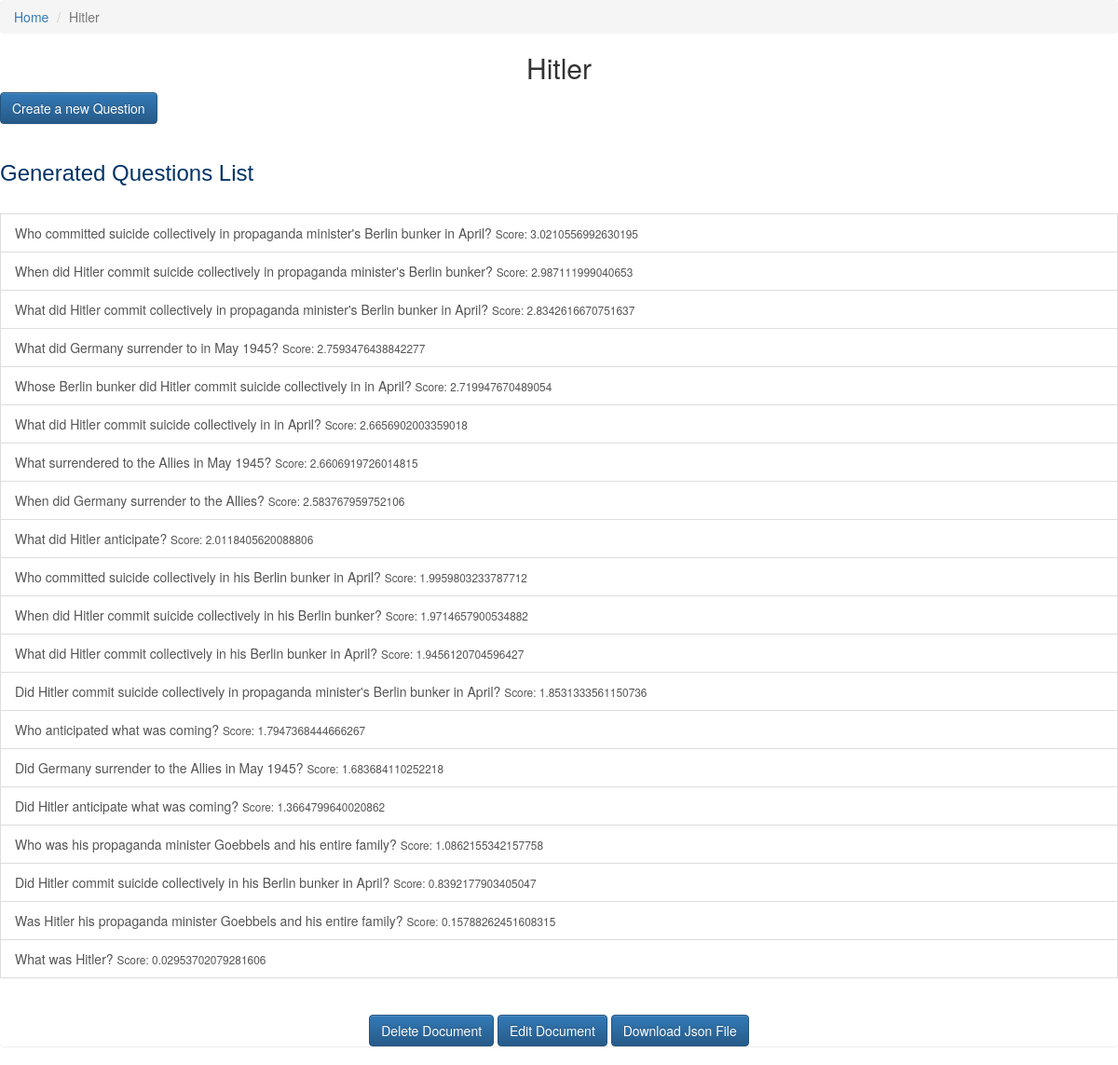
/hitler/, run on the app's committed database.
### documents/models.py (models this page shows, shortened)
class Document(models.Model):
    title = models.CharField(max_length=120, blank=False)
    timestamp = models.DateField(auto_now=False, auto_now_add=True)
    updated = models.DateField(auto_now=True, auto_now_add=False)
    slug = models.SlugField(unique=True, blank=True)
    doc_text = models.TextField(null=True, blank=False)
    unprocessed_doc = models.FileField(upload_to=upload_location_unprocessed_file, null=True, blank=False)
    processed_doc = models.FileField(null=True, blank=True)
    generated_questions_doc = models.FileField(null=True, blank=True)
    json_doc = models.FileField(null=True, blank=True)
    docs_extensions = (
                        (".srt", "Closed Caption File"),
                        (".txt", "Text File"),
    )
    file_extension = models.CharField(max_length=10, null=False, blank=False, choices=docs_extensions, default=".txt")
    def get_absolute_url(self):
        return reverse("docs:doc_detail", kwargs={ "slug" : self.slug })

class Question(models.Model):
    question = models.CharField(max_length=120, blank=False)
    sentence = models.CharField(null=True, max_length=120, blank=False)
    score = models.FloatField(default=3.5)
    acceptable = models.BooleanField(default=False)
    correct_answer = models.CharField(default="Yes", max_length=30, blank=False)
    option1 = models.CharField(max_length=30)
    option2 = models.CharField(max_length=30)
    option3 = models.CharField(max_length=30)
    timestamp = models.DateField(auto_now=False, auto_now_add=True)
    updated = models.DateField(auto_now=True, auto_now_add=False)
    slug = models.SlugField(unique=True)
    document = models.ForeignKey("Document", on_delete=models.CASCADE, null=True)
    edited = models.BooleanField(default=False)
    medium_choices = (("Automated", "Automated"),("Manually", "Manually"))
    generation_medium = models.CharField(max_length=30, choices=medium_choices, default="Automated")
    time = models.TimeField(null=True, blank=False, auto_now=False, auto_now_add=False)
    def get_absolute_url(self):
        return reverse('docs:ques_detail', kwargs={'slug1': self.document.slug,
                                                    'slug2': self.slug}
                       )

### documents/views.py (the view)
# urls.py: url(r'^(?P<slug>[\w-]+)/$', views.doc_detail, name='doc_detail'),
def doc_detail(request, slug=None):
    instance = get_object_or_404(Document, slug=slug)
    queryset_list = instance.question_set.all()
    context = {
        "queryset" : queryset_list,
        "instance" : instance,
    }
    return render(request, "documents/doc_detail.html", context)

### templates/documents/doc_detail.html (shortened to what this page needs)
{% extends "base.html" %}
{% block content %}
<div>
    <ul class="breadcrumb">
          <li><a href="/">Home</a> </li>
          <li class="active">{{ instance.title }}</li>
    </ul>
    <h2 align="center"> {{ instance.title }} </h2>
</div>
    <div class="list-group">
        <button class="btn btn-primary" type="button">
        <a href='{{instance.get_absolute_url}}question_create/' style="color: white"> Create a new Question </a>
        </button>
        <br><br>
        <h3 style="font-family: Arial; color: #003366">Generated Questions List</h3><br>
        {% for obj in queryset %}
                <a href="{{ obj.get_absolute_url }}" class="list-group-item">{{ obj.question }} <small>Score: {{ obj.score }}</small></a>
        {% endfor %}
        <br><br>
        <div align="center">
            <a class="btn btn-primary" href='{{ instance.get_absoulte_url }}delete/' role="button">Delete Document</a>
            <a class="btn btn-primary" href='{{ instance.get_absoulte_url }}edit/' role="button">Edit Document</a>
            <a class="btn btn-primary" href='{{ instance.get_absoulte_url }}download_json/' role="button">Download Json File</a>
        </div>
    </div>
{% endblock %}

### data on the page
Document: title "Hitler"
Question: question "Who committed suicide collectively in propaganda minister's Berlin bunker in April?", score "3.0210556992630195"
Question: question "When did Hitler commit suicide collectively in propaganda minister's Berlin bunker?", score "2.987111999040653"
Question: question "What did Hitler commit collectively in propaganda minister's Berlin bunker in April?", score "2.8342616670751637"
Question: question "What did Germany surrender to in May 1945?", score "2.7593476438842277"
Question: question "Whose Berlin bunker did Hitler commit suicide collectively in in April?", score "2.719947670489054"
Question: question "What did Hitler commit suicide collectively in in April?", score "2.6656902003359018"
Question: question "What surrendered to the Allies in May 1945?", score "2.6606919726014815"
Question: question "When did Germany surrender to the Allies?", score "2.583767959752106"
Question: question "What did Hitler anticipate?", score "2.0118405620088806"
Question: question "Who committed suicide collectively in his Berlin bunker in April?", score "1.9959803233787712"
Question: question "When did Hitler commit suicide collectively in his Berlin bunker?", score "1.9714657900534882"
Question: question "What did Hitler commit collectively in his Berlin bunker in April?", score "1.9456120704596427"
Question: question "Did Hitler commit suicide collectively in propaganda minister's Berlin bunker in April?", score "1.8531333561150736"
Question: question "Who anticipated what was coming?", score "1.7947368444666267"
Question: question "Did Germany surrender to the Allies in May 1945?", score "1.683684110252218"
Question: question "Did Hitler anticipate what was coming?", score "1.3664799640020862"
Question: question "Who was his propaganda minister Goebbels and his entire family?", score "1.0862155342157758"
Question: question "Did Hitler commit suicide collectively in his Berlin bunker in April?", score "0.8392177903405047"
Question: question "Was Hitler his propaganda minister Goebbels and his entire family?", score "0.15788262451608315"
Question: question "What was Hitler?", score "0.02953702079281606"
